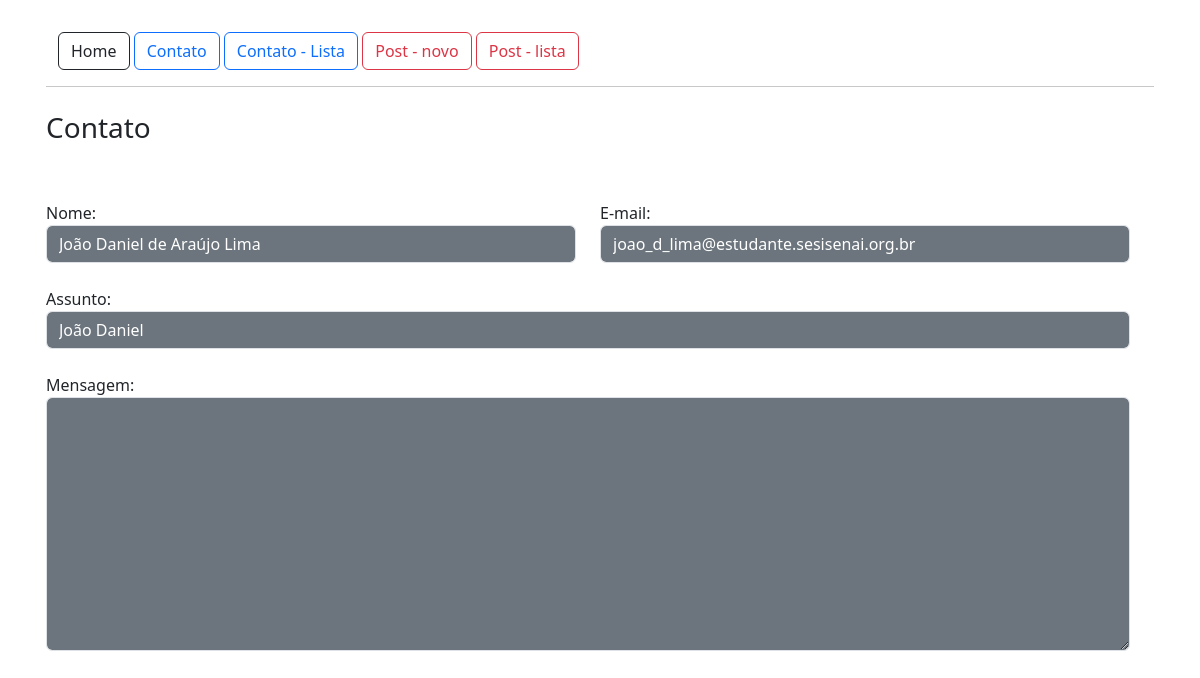
The page /contato/1 on the database its author committed.
### app/models.py (models this page shows)
class Contato (db.Model):
    id = db.Column (db.Integer, primary_key = True)
    data_envio = db.Column (db.DateTime, default = datetime.now())
    nome = db.Column (db.String, nullable = True)
    email = db.Column (db.String, nullable = True)
    assunto = db.Column (db.String, nullable = True)
    mensagem = db.Column (db.String, nullable = True)
    respondido = db.Column (db.Integer, default = 0)

### app/view.py (the view)
@app.route('/contato/<int:id>')
def contatoDetail(id):
    obj=Contato.query.get(id)
    return render_template('contato_detail.html', obj=obj)

### app/templates/contato_detail.html
{% extends 'base.html' %}
{% block content %}
<div class="container p-3">
    {% include 'nave.html' %}
    <hr>
    <div class="row mt-4">
        <h3> Contato </h3>
        <div class="row mt-4 text-start">
            <div class="col-md-6 mt-4">
                Nome:
                <input class="form-control bg-secondary text-white" type="text" value="{{obj.nome}}" readonly>
            </div>
            <div class="col-md-6 mt-4">
                E-mail:
                <input class="form-control bg-secondary text-white" type="text" value="{{obj.email}}" readonly>
            </div>
            <div class="col-md-12 mt-4">
                Assunto:
                <input class="form-control bg-secondary text-white" type="text" value="{{obj.assunto}}" readonly>
            </div>
            <div class="col-md-12 mt-4">
                Mensagem:
                <textarea class="form-control bg-secondary text-white" rows="10" type="text" value="{{obj.mensagem}}"
                    {{obj.mensagem}}></textarea>
            </div>
        </div>
    </div>
</div>
{% endblock %}

### rows shown on the page
Contato: nome "João Daniel de Araújo Lima", email "joao_d_lima@estudante.sesisenai.org.br", assunto "João Daniel"
